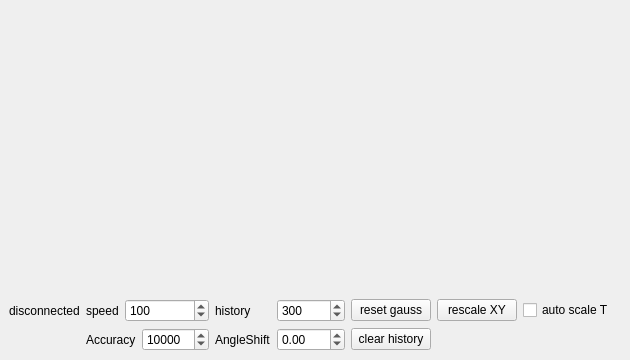
<?xml version="1.0" encoding="UTF-8"?>
<ui version="4.0">
 <class>MainWindow</class>
 <widget class="QMainWindow" name="MainWindow">
  <property name="geometry">
   <rect>
    <x>0</x>
    <y>0</y>
    <width>627</width>
    <height>360</height>
   </rect>
  </property>
  <property name="windowTitle">
   <string>HotSpot</string>
  </property>
  <widget class="QWidget" name="centralwidget">
   <layout class="QGridLayout" name="gridLayout">
    <item row="0" column="0" colspan="10">
     <widget class="QCustomPlot" name="plot" native="true"/>
    </item>
    <item row="1" column="7">
     <widget class="QPushButton" name="rescaleButton">
      <property name="text">
       <string>rescale XY</string>
      </property>
     </widget>
    </item>
    <item row="1" column="0">
     <widget class="QLabel" name="label">
      <property name="sizePolicy">
       <sizepolicy hsizetype="Preferred" vsizetype="Preferred">
        <horstretch>1</horstretch>
        <verstretch>0</verstretch>
       </sizepolicy>
      </property>
      <property name="text">
       <string>disconnected</string>
      </property>
     </widget>
    </item>
    <item row="2" column="3">
     <widget class="QSpinBox" name="accuracyEdit">
      <property name="minimum">
       <number>1</number>
      </property>
      <property name="maximum">
       <number>999999999</number>
      </property>
      <property name="value">
       <number>10000</number>
      </property>
     </widget>
    </item>
    <item row="1" column="2" colspan="2">
     <widget class="QSpinBox" name="spinBox_2">
      <property name="maximum">
       <number>9999</number>
      </property>
      <property name="value">
       <number>100</number>
      </property>
     </widget>
    </item>
    <item row="1" column="5">
     <widget class="QSpinBox" name="spinBox">
      <property name="minimum">
       <number>3</number>
      </property>
      <property name="maximum">
       <number>999999999</number>
      </property>
      <property name="value">
       <number>300</number>
      </property>
     </widget>
    </item>
    <item row="2" column="1" colspan="2">
     <widget class="QLabel" name="label_4">
      <property name="text">
       <string>Accuracy</string>
      </property>
     </widget>
    </item>
    <item row="1" column="6">
     <widget class="QPushButton" name="rescaleButton_3">
      <property name="text">
       <string>reset gauss</string>
      </property>
     </widget>
    </item>
    <item row="1" column="4">
     <widget class="QLabel" name="label_2">
      <property name="text">
       <string>history</string>
      </property>
     </widget>
    </item>
    <item row="1" column="1">
     <widget class="QLabel" name="label_3">
      <property name="text">
       <string>speed</string>
      </property>
     </widget>
    </item>
    <item row="1" column="8">
     <widget class="QCheckBox" name="checkBox">
      <property name="text">
       <string>auto scale T</string>
      </property>
     </widget>
    </item>
    <item row="2" column="5">
     <widget class="QDoubleSpinBox" name="angleShiftBox">
      <property name="minimum">
       <double>-180.000000000000000</double>
      </property>
      <property name="maximum">
       <double>180.000000000000000</double>
      </property>
     </widget>
    </item>
    <item row="2" column="4">
     <widget class="QLabel" name="label_5">
      <property name="text">
       <string>AngleShift</string>
      </property>
     </widget>
    </item>
    <item row="2" column="6">
     <widget class="QPushButton" name="cleatButton">
      <property name="text">
       <string>clear history</string>
      </property>
     </widget>
    </item>
   </layout>
  </widget>
 </widget>
 <customwidgets>
  <customwidget>
   <class>QCustomPlot</class>
   <extends>QWidget</extends>
   <header>plot/qcustomplot.h</header>
   <container>1</container>
  </customwidget>
 </customwidgets>
 <resources/>
 <connections/>
</ui>
